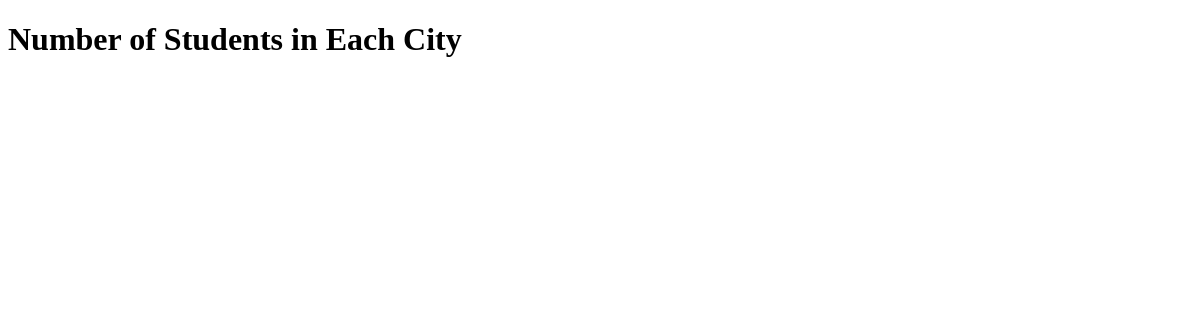
The page /books/lab8/task7 on the database as committed earlier.
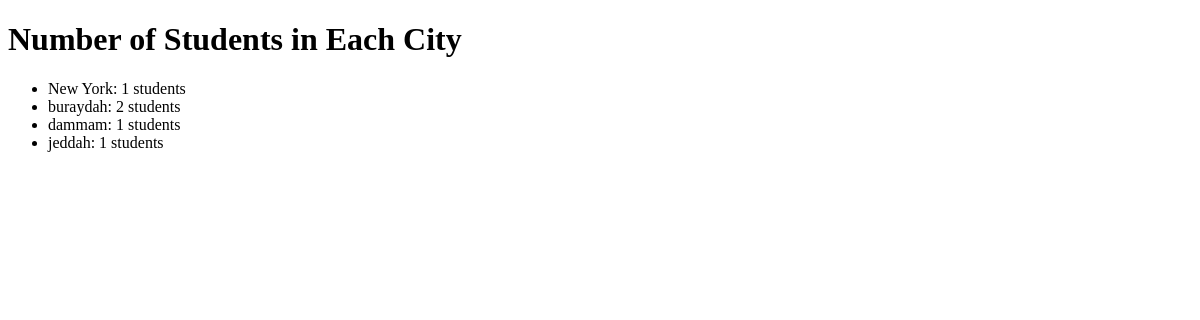
The same page on the database as committed later.
### apps/bookmodule/models.py (models this page shows)
class Address(models.Model):
    city = models.CharField(max_length=100)

### apps/bookmodule/views.py (the view)
# urls.py: path('lab8/task7', views.task7, name='task7'),
def task7(request):
    city_counts = Student.objects.values('address__city').annotate(count=models.Count('id'))
    return render(request, 'bookmodule/city_student_count.html', {'city_counts': city_counts})

### apps/templates/bookmodule/city_student_count.html (shortened to what this page needs)
<!DOCTYPE html>
<html lang="en">
<head>
</head>
<body>
    <h1>Number of Students in Each City</h1>
    <ul>
        {% for city in city_counts %}
            <li>{{ city.address__city }}: {{ city.count }} students</li>
        {% endfor %}
    </ul>
</body>
</html>

Rows that differ between the two databases and show on the page:
added Address: address__city "New York", count "1"
added Address: address__city "buraydah", count "2"
added Address: address__city "dammam", count "1"
added Address: address__city "jeddah", count "1"
